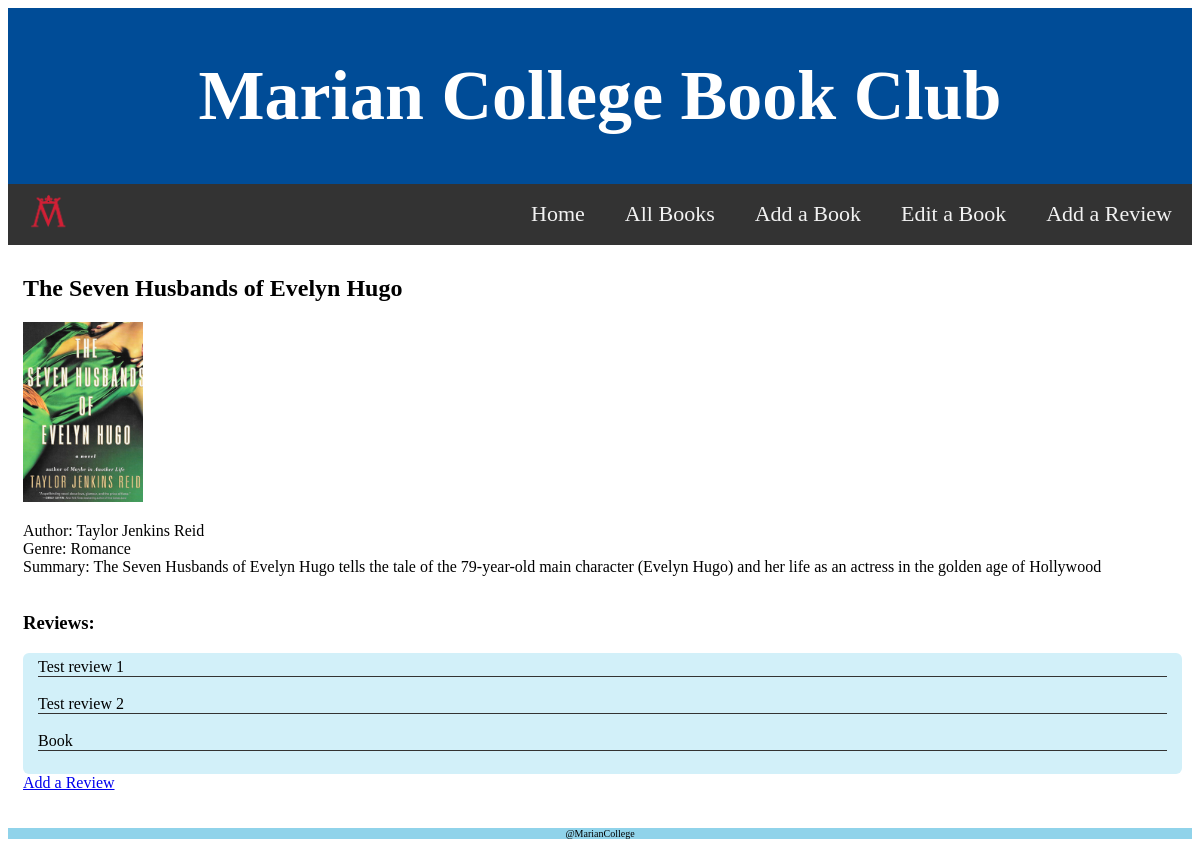
Page /books/1 on the earlier database version.
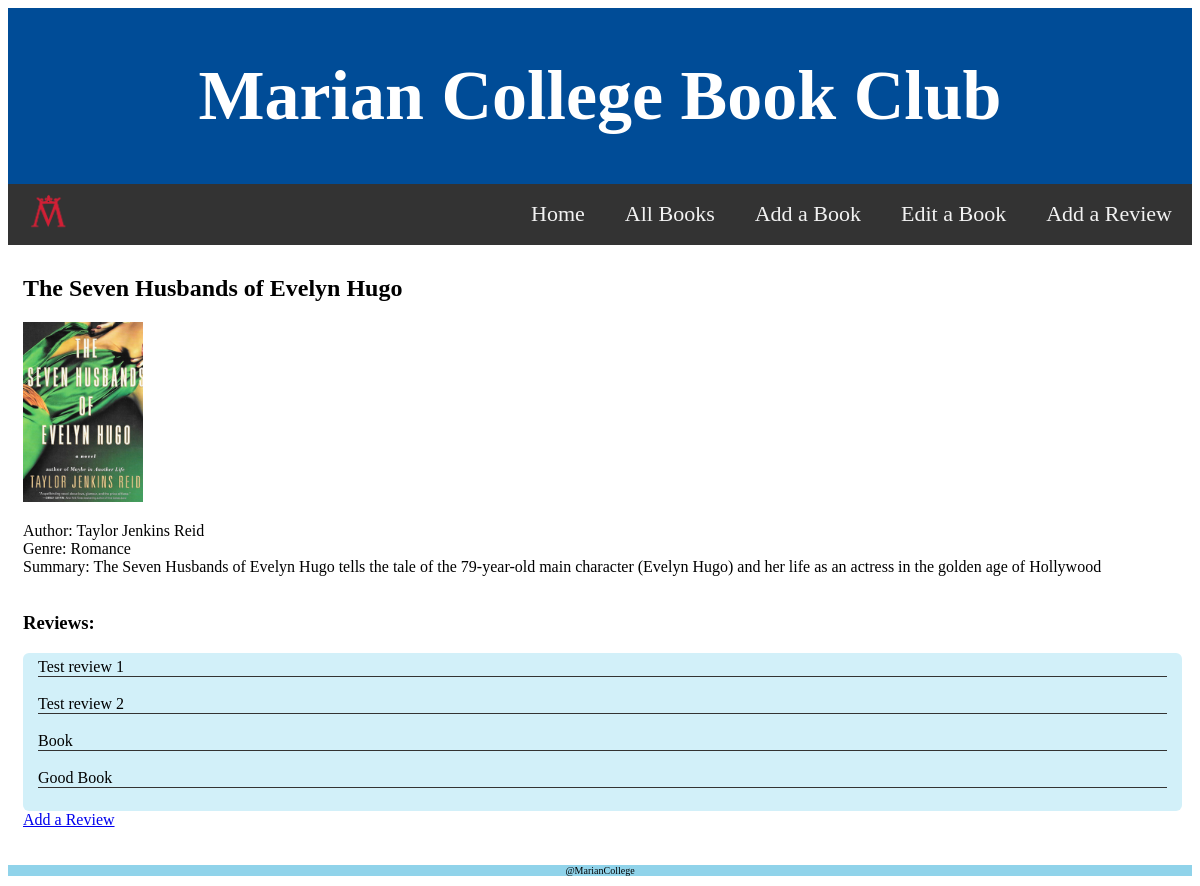
Same page on the later database version.
### main.py (models this page shows, shortened)
class Book(Base):
  __tablename__ = "books"
  book_id = Column("book_id", Integer, primary_key=True)
  title = Column("title", String)
  author = Column("author", String)
  genre = Column("genre", String)
  summary = Column("summary", String)
  url = Column("imageURL", String(255))
  reviews_written = relationship('Review', foreign_keys=[Review.book], backref='book_of', lazy='dynamic')
  def get_url(self):
    return self.url

class Review(Base):
  __tablename__ = "reviews"
  review_id = Column("review_id", Integer, primary_key=True)
  review = Column("review", String)
  book = Column(Integer, ForeignKey("books.book_id"))

### main.py (the view)
@app.route('/books/<int:book_id>')
def book(book_id):
  Session = sessionmaker(bind=engine)
  session =Session()
  book = session.query(Book).filter(Book.book_id == book_id).first()
  reviews = session.query(Review).filter(Review.book == book_id)
  return render_template('book.html', page_title= 'Book_Details', query_book = book, query_review = reviews)

### templates/book.html
{% extends 'layout.html' %}
{% block content %}
    <h2> {{query_book.title}} </h2>
    {% if query_book.get_url() is string%}
          {% set url =  "/static/uploads/" + query_book.get_url() %}
          <img src= {{url}} alt="my image" width="120" height="180" />
          {% endif %}
    <p>
      Author: {{query_book.author}}</br>
      Genre: {{query_book.genre}}</br>
      Summary: {{query_book.summary}}</br></br>
    <h3>Reviews: </h3>
    <div id='reviews'>
    {% for review in query_review %}
      <li>{{ review.review }}</li></br>
    {% endfor %}
    </div>
    <a href="/add_review">Add a Review</a>
  </p>
{% endblock %}

### templates/layout.html (shortened to what this page needs)
<!doctype html>
<html>
<link rel="stylesheet" href="{{ url_for('static', filename = 'style.css') }}">
 <head>
 </head>
 <body>
   {% include 'header.html' %}
   {% include 'nav.html' %}
   <div id="main">
     {% block content %}{% endblock %}
   </div>
   {% include 'footer.html' %}
 </body>
</html>

### templates/header.html
<header>
 <h1> Marian College Book Club</h1>
</header>

### templates/nav.html
<nav>
  <div class="nav_logo">
    <img src={{url_for('static',filename='logo.png')}} alt="Logo" style="width:40px;height:35px;">
  </div>
  <div class="menu">
    <a href="/add_review">Add a Review</a>
    <a href="/edit_book">Edit a Book</a>
    <a href="/add_book">Add a Book</a>
    <a href="/all_books">All Books</a>
    <a href="/">Home</a>
  </div>
</nav>

### templates/footer.html
<footer>
  <p> @MarianCollege </p>
</footer>

### static/style.css (style rules this page uses)
header { font-size: 35px; font-weight: 300; background-color: #004c97; color:white; padding: 1px; text-align: center; }
#main { margin-left: 5px; padding: 10px 10px; }
footer { text-align: center; background: #90d3ea; font-size: 10px; }
nav { background-color: #333; overflow: hidden; text-align: center; top-margin: 1px; }
nav a { float: right; color: #f2f2f2; text-align: center; padding: 17.5px 20px; text-decoration: none; font-size: 22px; display: inline; }
.nav_logo { float: left; padding: 10px 10px; margin-left: 10px; }
li { list-style: none; border-bottom: 1.5px solid #333333; }
#reviews { background-color: #d2f0f9 ; border-radius: 6px; padding: 5px 15px; }

Differences in the rows shown:
added Review: review "Good Book"
